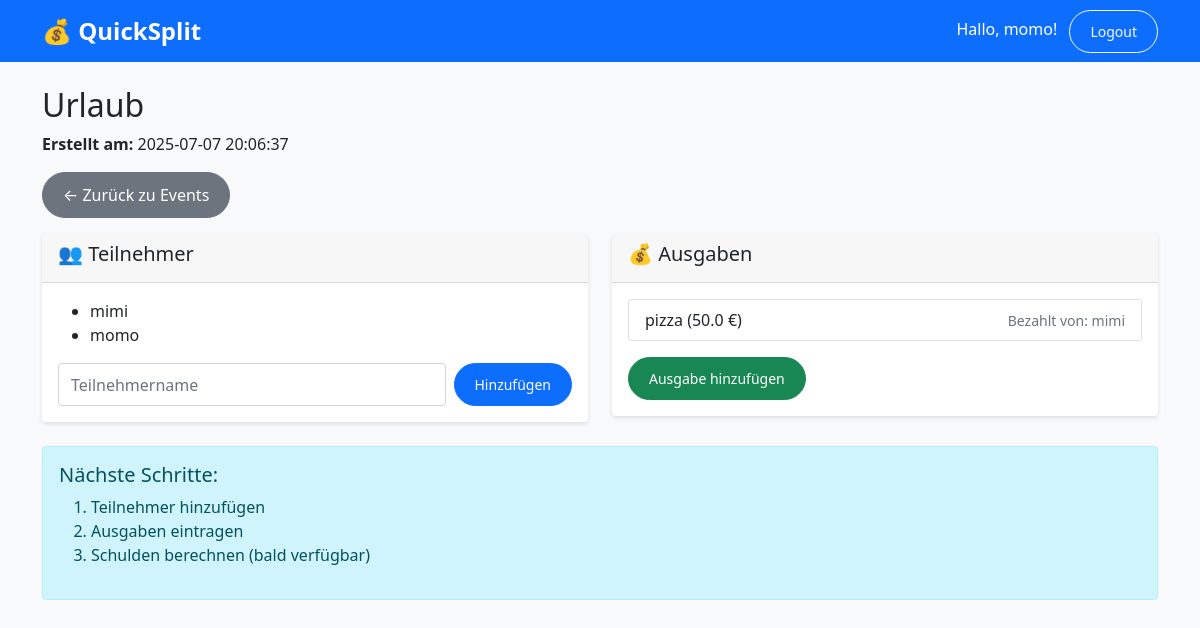
The page /events/1 (signed in) on the database its author committed.
### tables this page shows
CREATE TABLE participants (
        id INTEGER PRIMARY KEY AUTOINCREMENT,
        name TEXT NOT NULL,
        event_id INTEGER NOT NULL,
        FOREIGN KEY (event_id) REFERENCES events(id)
    );

CREATE TABLE events (
            id INTEGER PRIMARY KEY AUTOINCREMENT,
            name TEXT NOT NULL,
            owner_id INTEGER,
            created_at TIMESTAMP DEFAULT CURRENT_TIMESTAMP,
            FOREIGN KEY (owner_id) REFERENCES users(id)
        );

CREATE TABLE expenses (
            id INTEGER PRIMARY KEY AUTOINCREMENT,
            title TEXT NOT NULL,
            amount REAL NOT NULL,
            date DATE DEFAULT CURRENT_DATE,
            payer_id INTEGER NOT NULL,
            event_id INTEGER NOT NULL,
            FOREIGN KEY (payer_id) REFERENCES users(id),
            FOREIGN KEY (event_id) REFERENCES events(id)
        );

### routes/events.py (the view)
@events_bp.route('/<int:event_id>')
def show_event(event_id):
    if 'user_id' not in session:
        return redirect(url_for('auth.login'))
    conn = get_db_connection()
    event = conn.execute('SELECT * FROM events WHERE id = ?', (event_id,)).fetchone()
    if not event:
        conn.close()
        return "Event nicht gefunden", 404
    participants = conn.execute(
        'SELECT * FROM participants WHERE event_id = ? ORDER BY name ASC',
        (event_id,)
    ).fetchall()
    expenses = conn.execute('''
        SELECT e.*, p.name AS payer_name
        FROM expenses e
        JOIN participants p ON e.payer_id = p.id
        WHERE e.event_id = ?
        ORDER BY e.date DESC
    ''', (event_id,)
    ).fetchall()
    conn.close()
    return render_template('events/show.html', event=event, participants=participants, expenses=expenses)

### database.py (called while the page is built)
def get_db_connection():
    conn = sqlite3.connect(DATABASE)
    conn.row_factory = sqlite3.Row
    return conn

### templates/events/show.html (shortened to what this page needs)
{% extends "base.html" %}
{% block content %}
<h2>{{ event.name }}</h2>
<p><strong>Erstellt am:</strong> {{ event.created_at }}</p>
<a href="{{ url_for('events.list_events') }}" class="btn btn-secondary mb-3">← Zurück zu Events</a>
<div class="row">
  <div class="col-lg-6 col-md-12">
    <div class="card mb-4">
      <div class="card-header"><h5>👥 Teilnehmer</h5></div>
      <div class="card-body">
      {% if participants %}
        <ul>
          {% for person in participants %}
            <li>{{ person.name }}</li>
          {% endfor %}
        </ul>
      {% else %}
        <p>Keine Teilnehmer vorhanden.</p>
      {% endif %}
      <form method="POST" action="{{ url_for('events.add_participant', event_id=event.id) }}" class="d-flex">
        <input type="text" name="name" placeholder="Teilnehmername" class="form-control me-2" required>
        <button type="submit" class="btn btn-primary btn-sm">Hinzufügen</button>
      </form>
      </div>
    </div>
  </div>
  <div class="col-lg-6 col-md-12">
    <div class="card mb-4">
      <div class="card-header"><h5>💰 Ausgaben</h5></div>
      <div class="card-body">
        {% if expenses %}
          <ul class="list-group mb-3">
            {% for expense in expenses %}
              <li class="list-group-item d-flex justify-content-between align-items-center">
                {{ expense.title }} ({{ expense.amount }} €)
                <small class="text-muted">Bezahlt von: {{ expense.payer_name }}</small>
              </li>
            {% endfor %}
          </ul>
        {% else %}
          <p>Noch keine Ausgaben.</p>
        {% endif %}
        <a href="{{ url_for('events.add_expense', event_id=event.id) }}" class="btn btn-success btn-sm">Ausgabe hinzufügen</a>
      </div>
    </div>
  </div>
</div>
<div class="alert alert-info">
  <h5>Nächste Schritte:</h5>
  <ol>
    <li>Teilnehmer hinzufügen</li>
    <li>Ausgaben eintragen</li>
    <li>Schulden berechnen (bald verfügbar)</li>
  </ol>
</div>
{% endblock %}

### templates/base.html (shortened to what this page needs)
<!DOCTYPE html>
<html lang="de">
<head>
    <link href="https://cdn.jsdelivr.net/npm/bootstrap@5.1.3/dist/css/bootstrap.min.css" rel="stylesheet">
    <link rel="stylesheet" href="{{ url_for('static', filename='style.css') }}">
</head>
<body>
        <nav class="navbar navbar-expand-lg navbar-dark bg-primary">
            <div class="container">
                <a class="navbar-brand" href="{{ url_for('index') }}">💰 QuickSplit</a>
                <div class="ms-auto">
                    {% if session.get('user_id') %}
                        <span class="navbar-text me-2 text-white">
                            Hallo, {{ session.get('user_name') }}!
                        </span>
                        <a href="{{ url_for('auth.logout') }}" class="btn btn-outline-light btn-sm">Logout</a>
                    {% endif %}
                </div>
            </div>
        </nav>
    <div class="container mt-4">
        {% block content %}{% endblock %}
    </div>
</body>
</html>

### static/style.css (style rules this page uses)
body { background-color: #f8f9fa; }
.navbar-brand { font-weight: bold; font-size: 1.5rem; }
.card { transition: transform 0.2s; border: none; box-shadow: 0 2px 4px rgba(0,0,0,0.1); }
.btn { border-radius: 25px; padding: 10px 20px; }

### rows shown on the page
participants: get "momo", name "momo"
events: name "Urlaub", created_at "2025-07-07 20:06:37"
participants: name "mimi"
expenses: title "pizza", amount "50.0", payer_name "mimi"
